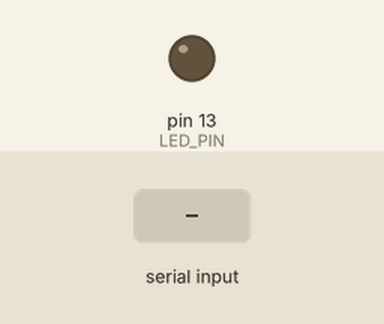
This sketch was run on a simulated Arduino Uno, built with avr-gcc and run on an emulated ATmega328P. Parts: output pins drawn as LEDs (lit = HIGH). Dashed ring = blinking. The inputs (shaded band) are chosen by the test bench.

Above: at 1.2 s.
1.3 s: "a" received over Serial
At 1.55 s:
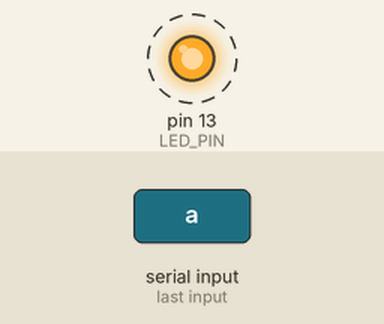
4.3 s: "w" received over Serial
At 5.8 s:
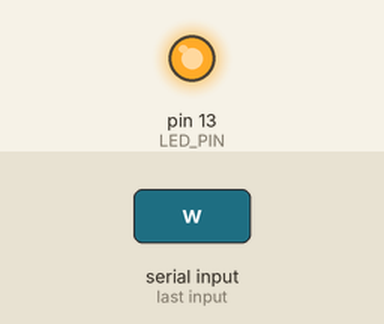
Timing chart, 0 to 7.6 s (numbered marks = the images above; inputs shaded):
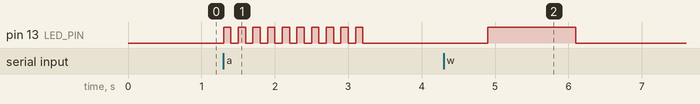

The sketch:

_23_codigo_arduino.ino
```cpp
namespace Config {
  constexpr int LED_PIN = 13;
  constexpr long SERIAL_BAUD = 9600;
  constexpr int BLINK_COUNT = 10;
  constexpr int BLINK_FAST_MS = 50;
  constexpr int BLINK_SLOW_MS = 100;
  constexpr int MORSE_DOT_MS = 100;
  constexpr int MORSE_DASH_MS = 300;
  constexpr int MORSE_GAP_MS = 200;
  constexpr int FADE_STEP = 51;
  constexpr int FADE_DELAY_MS = 200;
}

void blink_led(int interval_ms) {
  for (int i = 0; i < Config::BLINK_COUNT; ++i) {
    digitalWrite(Config::LED_PIN, HIGH);
    delay(static_cast<unsigned long>(interval_ms));
    digitalWrite(Config::LED_PIN, LOW);
    delay(static_cast<unsigned long>(interval_ms));
  }
}

void send_morse(const char* code) {
  while (*code != '\0') {
    if (*code == '.') {
      digitalWrite(Config::LED_PIN, HIGH);
      delay(Config::MORSE_DOT_MS);
    } else if (*code == '-') {
      digitalWrite(Config::LED_PIN, HIGH);
      delay(Config::MORSE_DASH_MS);
    }
    digitalWrite(Config::LED_PIN, LOW);
    delay(Config::MORSE_GAP_MS);
    ++code;
  }
}

void fade_led() {
  for (int v = 0; v <= 255; v += Config::FADE_STEP) {
    analogWrite(Config::LED_PIN, v);
    delay(Config::FADE_DELAY_MS);
  }
  for (int v = 255; v >= 0; v -= Config::FADE_STEP) {
    analogWrite(Config::LED_PIN, v);
    delay(Config::FADE_DELAY_MS);
  }
}

void process_command(char cmd) {
  switch (cmd) {
    case 'a': blink_led(Config::BLINK_SLOW_MS); break;
    case 'b': blink_led(Config::BLINK_FAST_MS); break;
    case 'p': send_morse(".--."); break;
    case 'u': send_morse("..-"); break;
    case 'c': send_morse("-.-."); break;
    case 'x': digitalWrite(Config::LED_PIN, LOW); break;
    case 'w': fade_led(); break;
    default:  Serial.println("Comando invalido."); break;
  }
}

void setup() {
  Serial.begin(Config::SERIAL_BAUD);
  pinMode(Config::LED_PIN, OUTPUT);
}

void loop() {
  if (Serial.available() > 0) {
    char cmd = static_cast<char>(Serial.read());
    process_command(cmd);
  }
}
```

Measured:
- after the input at 1.3 s, pin 13 (LED_PIN): alternates HIGH for 0.10 s and LOW for 0.10 s, 20 changes in all, then stays LOW, starting at once
- after the input at 4.3 s, pin 13 (LED_PIN): LOW → HIGH after 0.60 s, → LOW 1.2 s later
